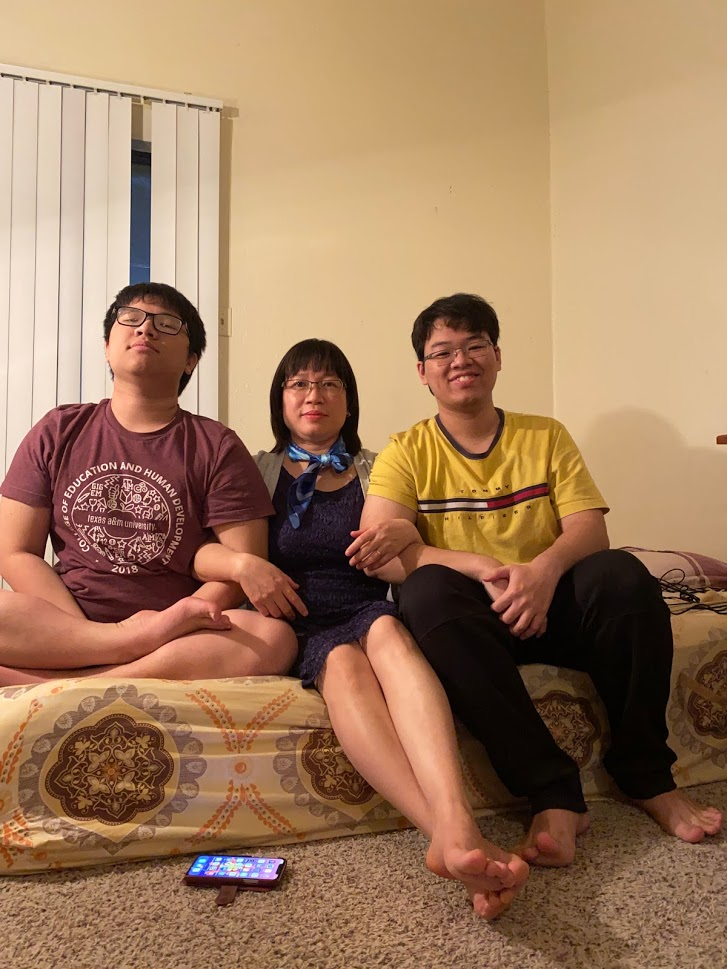
#> input picture ProjectMoca/IMG_0254.JPG, 727 x 969 px, given in place of the camera
$ python face_detection.py
#> lines starting #> are read from the running program, lines starting #| are printed output that depends on the picture; after the words box and inside, x2 and y2 are one past the last pixel; in counts of white or black regions, pixels touching at a corner belong together
import cv2 as cv
import pyautogui as auto

# Load the classifier and create a cascade object for face detection
face_cascade = cv.CascadeClassifier(cv.data.haarcascades + 'haarcascade_frontalface_alt.xml')

# Capture from webcam
cap = cv.VideoCapture(0)


# Rescale function
def rescale_frame(fr, percent=150):
    w = int(fr.shape[1] * percent / 100)
    h = int(fr.shape[0] * percent / 100)
    dim = (w, h)
    return cv.resize(fr, dim, interpolation=cv.INTER_AREA)


def mm_norm(x, y):
    """A min-max normalization function that transforms the original x and y into the intervals [5, 1920]
    and [5, 1080] respectively"""
    min_x = 0
    new_x_min = 5
    max_x = 515
    new_x_max = 1920

    min_y = 0
    new_y_min = 5
    max_y = 320
    new_y_max = 1080
    x_norm = (((x - min_x) * (new_x_max - new_x_min)) / (max_x - min_x)) + new_x_min
    y_norm = (((y - min_y) * (new_y_max - new_y_min)) / (max_y - min_y)) + new_y_min
    return x_norm, y_norm


while True:
    # Read the frame
    _, frame = cap.read()
#> frame is the input picture: shape (969, 727, 3); mean B, G, R 93.1, 123.1, 159.5
    frame = cv.flip(frame, 1)
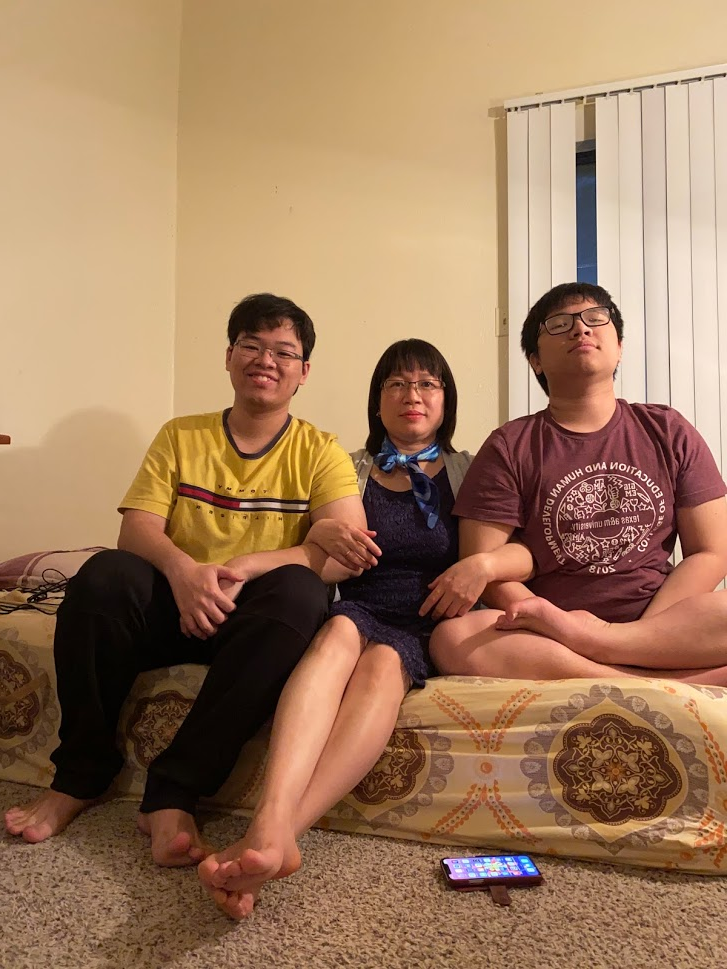
#> frame: shape (969, 727, 3); mean B, G, R 93.1, 123.1, 159.5
    # frame150 = rescale_frame(frame, 150)

    # Convert to grayscale
    gray = cv.cvtColor(frame, cv.COLOR_BGR2GRAY)
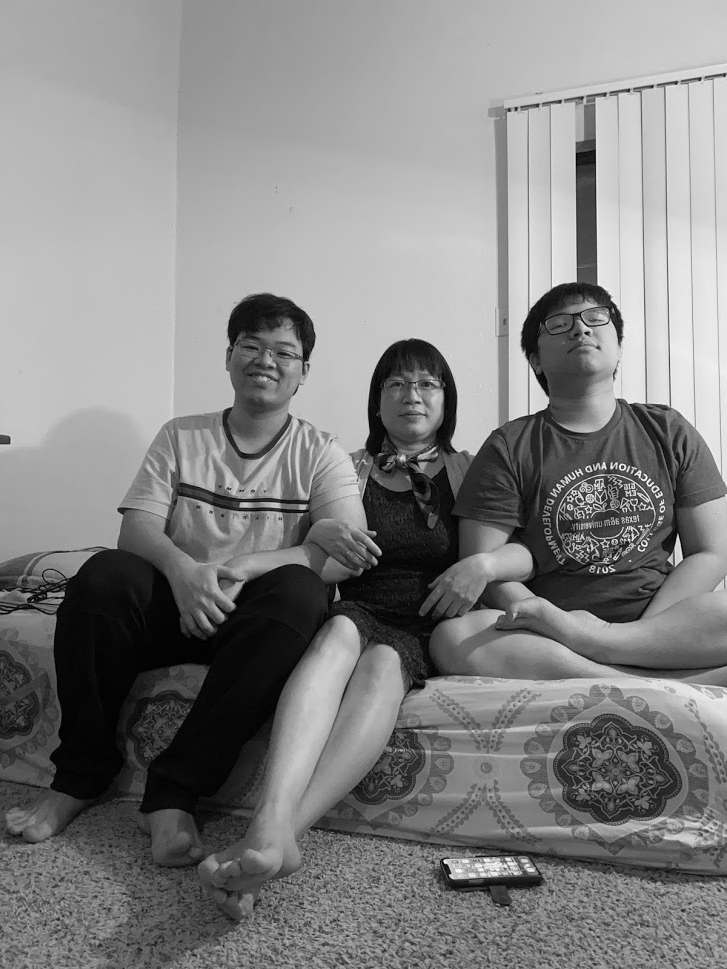
#> gray: shape (969, 727); min 0, max 251, mean 130.6

    # Detect the faces
    faces = face_cascade.detectMultiScale(gray, 1.1, 4)
#> faces = [[375, 356, 77, 77], [546, 292, 73, 73], [226, 317, 82, 82]]

    for (column, row, width, height) in faces:
        cv.rectangle(
            frame,
            (column, row),
            (column + width, row + height),
            (0, 255, 0),
            2
        )

        col_norm, row_norm = mm_norm(column, row)
        auto.moveTo(col_norm, row_norm)
#> this loop made 3 passes
#> (column, row, width, height, x_norm in mm_norm, y_norm in mm_norm, col_norm, row_norm) on passes 1 to 3: (375, 356, 77, 77, 1399.4, 1200.9, 1399.4, 1200.9), (546, 292, 73, 73, 2035.3, 985.9, 2035.3, 985.9), (226, 317, 82, 82, 845.4, 1069.9, 845.4, 1069.9)
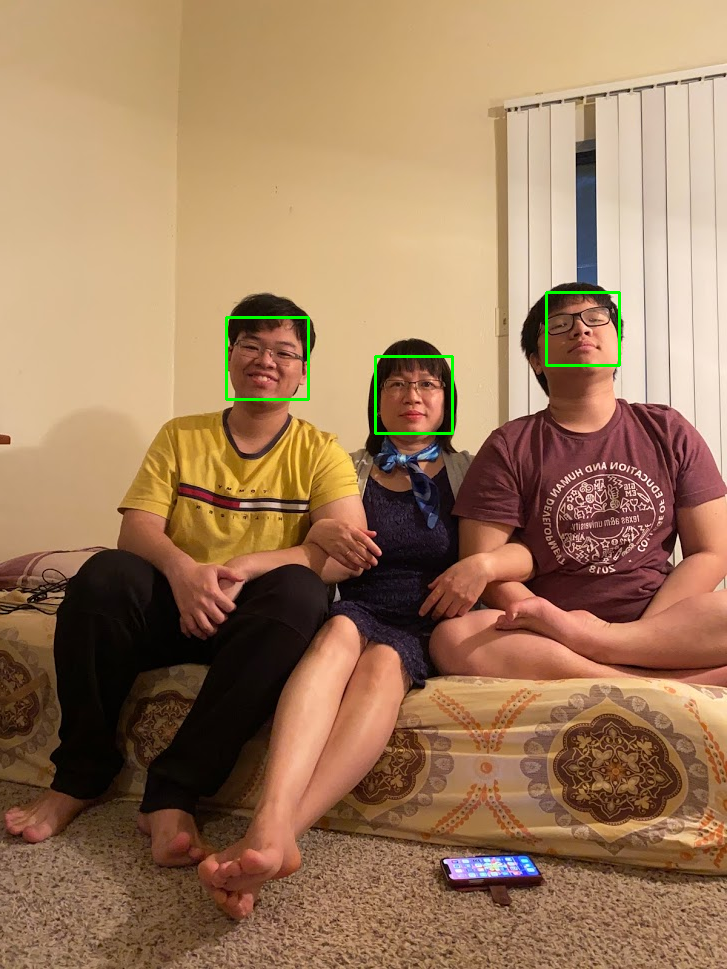
#> frame: shape (969, 727, 3); 0.39% of pixels changed, all inside (x1, y1, x2, y2) = (225, 291, 621, 435)

    cv.imshow('video', frame)

    if cv.waitKey(1) & 0xFF == ord('q'):
#> (key q is pressed here)
        break

cap.release()
cv.destroyAllWindows()
